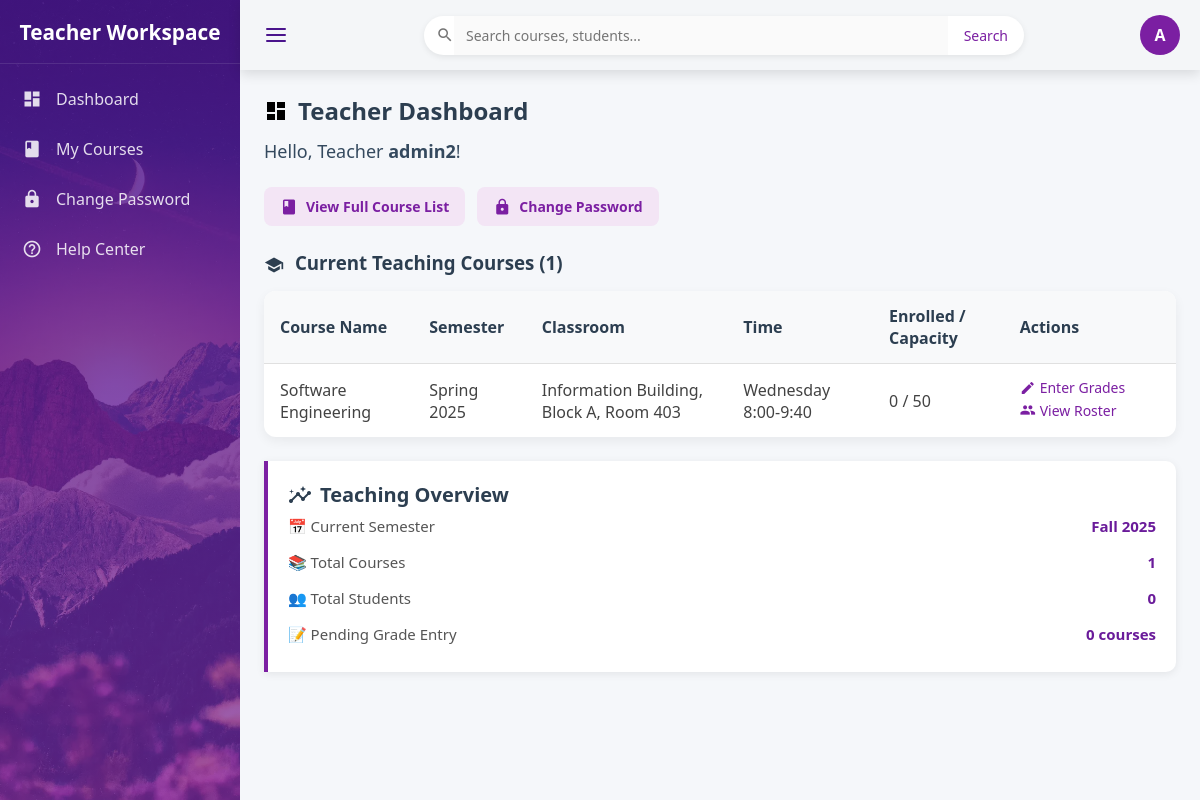
The app's page /dashboard (signed in) with its own data.
### tables this page shows
CREATE TABLE "offered_course" (
	"offered_id"	INTEGER,
	"course_id"	VARCHAR(20),
	"teacher_id"	VARCHAR(20),
	"semester_id"	VARCHAR(20),
	"classroom"	VARCHAR(50),
	"time_slot"	VARCHAR(50),
	"capacity"	INT,
	"current_count"	INT DEFAULT 0,
	UNIQUE("course_id","teacher_id","semester_id"),
	PRIMARY KEY("offered_id" AUTOINCREMENT),
	FOREIGN KEY("course_id") REFERENCES "course"("course_id"),
	FOREIGN KEY("semester_id") REFERENCES "semester"("semester_id"),
	FOREIGN KEY("teacher_id") REFERENCES "teacher"("teacher_id")
);

CREATE TABLE "semester" (
	"semester_id"	VARCHAR(20),
	"semester_name"	VARCHAR(20) NOT NULL,
	"is_current"	BOOLEAN DEFAULT FALSE,
	"selection_start"	DATE,
	"selection_end"	DATE,
	PRIMARY KEY("semester_id"),
	UNIQUE("semester_name")
);

### app/main.py (the view, shortened to what this page needs)
@main_bp.route('/dashboard')
def dashboard():
    if 'username' not in session:
        return redirect(url_for('auth.login'))
    role = session.get('role', 'student')
    username = session['username']
    conn = get_db_connection()
    if role == 'admin':
        stats = conn.execute("""
            SELECT
                (SELECT COUNT(*) FROM student) AS student_count,
                (SELECT COUNT(*) FROM teacher) AS teacher_count,
                (SELECT COUNT(*) FROM course) AS course_count
        """).fetchone()
        current_semester = conn.execute(
            "SELECT semester_name FROM semester WHERE is_current = 1"
        ).fetchone()
        return render_template('admin/dashboard_admin.html',
                               username=username,
                               stats=stats,
                               current_semester=current_semester)
    elif role == 'teacher':
        courses = conn.execute("""
            SELECT
                oc.offered_id,
                c.course_name,
                s.semester_name,
                oc.classroom,
                oc.time_slot,
                oc.capacity,
                COUNT(e.student_id) AS student_count
            FROM offered_course oc
            JOIN course c ON oc.course_id = c.course_id
            JOIN semester s ON oc.semester_id = s.semester_id
            LEFT JOIN enrollment e ON oc.offered_id = e.offered_id
            WHERE oc.teacher_id = (
                SELECT user_id
                FROM account
                WHERE username = ?
            )
            GROUP BY oc.offered_id, c.course_name, s.semester_name, oc.classroom, oc.time_slot, oc.capacity
            ORDER BY s.semester_name, c.course_name
        """, (username,)).fetchall()
        total_unique_students = conn.execute("""
            SELECT COALESCE(COUNT(DISTINCT e.student_id), 0)
            FROM offered_course oc
            JOIN semester s ON oc.semester_id = s.semester_id
            LEFT JOIN enrollment e ON oc.offered_id = e.offered_id
            WHERE oc.teacher_id = (SELECT user_id FROM account WHERE username = ?)
              AND s.is_current = 1
        """, (username,)).fetchone()[0]
        current_semester_row = conn.execute("""
            SELECT semester_name
            FROM semester
            WHERE is_current = 1
        """).fetchone()
        pending_courses = conn.execute("""
            SELECT COUNT(DISTINCT oc.offered_id)
            FROM offered_course oc
            JOIN enrollment e ON oc.offered_id = e.offered_id
            WHERE oc.teacher_id = (SELECT user_id FROM account WHERE username = ?)
              AND e.total_score IS NULL
        """, (username,)).fetchone()[0]
        current_semester_name = current_semester_row['semester_name'] if current_semester_row else 'Unknown Semester'
        return render_template('teacher/dashboard_teacher.html',
                               username=username,
                               courses=courses,
                               total_students=total_unique_students,
                               pending_courses=pending_courses,
                               current_semester_name=current_semester_name)

### app/db.py (called while the page is built)
def get_db_connection():
    if 'db' not in g:
        g.db = sqlite3.connect(
            DATABASE,
            timeout=20.0,
            check_same_thread=False
        )
        g.db.row_factory = sqlite3.Row
        g.db.execute('PRAGMA foreign_keys = ON;')
    return g.db

### templates/teacher/dashboard_teacher.html (shortened to what this page needs)
{% extends "teacher/teacher_base.html" %}
{% block content %}
<div class="page-header">
    <i class="material-icons">dashboard</i>
    <h2>Teacher Dashboard</h2>
</div>
<p class="user-greeting">Hello, Teacher <strong>{{ username }}</strong>!</p>
<div class="action-bar">
    <a href="{{ url_for('teacher.my_courses') }}" class="action-link">
        <i class="material-icons" style="font-size:18px;">book</i>
        View Full Course List
    </a>
    <a href="{{ url_for('auth.change_password') }}" class="action-link">
        <i class="material-icons" style="font-size:18px;">lock</i>
        Change Password
    </a>
</div>
<h3 style="margin: 24px 0 16px; color: #2c3e50;">
    <i class="material-icons" style="vertical-align: middle; font-size: 20px; margin-right: 6px;">school</i>
    Current Teaching Courses ({{ courses|length or 0 }})
</h3>
{% if courses %}
<table class="course-table">
    <thead>
        <tr>
            <th>Course Name</th>
            <th>Semester</th>
            <th>Classroom</th>
            <th>Time</th>
            <th>Enrolled / Capacity</th>
            <th>Actions</th>
        </tr>
    </thead>
    <tbody>
        {% for c in courses %}
        <tr>
            <td>{{ c.course_name }}</td>
            <td>{{ c.semester_name }}</td>
            <td>{{ c.classroom or '—' }}</td>
            <td>{{ c.time_slot or '—' }}</td>
            <td>{{ c.student_count }} / {{ c.capacity }}</td>
            <td>
                <a href="{{ url_for('teacher.grade_input', offered_id=c.offered_id) }}">
                    <i class="material-icons" style="font-size:16px;">edit</i>
                    Enter Grades
                </a>
                <a href="{{ url_for('teacher.course_detail', offered_id=c.offered_id) }}">
                    <i class="material-icons" style="font-size:16px;">people</i>
                    View Roster
                </a>
            </td>
        </tr>
        {% endfor %}
    </tbody>
</table>
{% else %}
<div class="empty-state">
    <i class="material-icons">event_busy</i>
    <div>No teaching assignments currently. Please contact the academic administrator if you need to open a course.</div>
</div>
{% endif %}
<div class="stats-card">
    <h3><i class="material-icons">insights</i> Teaching Overview</h3>
    <ul>
        <li>
            <span>📅 Current Semester</span>
            <span class="highlight">{{ current_semester_name }}</span>
        </li>
        <li>
            <span>📚 Total Courses</span>
            <span class="highlight">{{ (courses|length) or 0 }}</span>
        </li>
        <li>
            <span>👥 Total Students</span>
            <span class="highlight">{{ total_students or 0 }}</span>
        </li>
        <li>
            <span>📝 Pending Grade Entry</span>
            <span class="highlight">{{ pending_courses or 0 }} courses</span>
        </li>
    </ul>
</div>
{% endblock %}

### templates/teacher/dashboard_teacher.html (style rules this page uses)
.page-header { display: flex; align-items: center; gap: 10px; }
.page-header h2 { margin: 0; color: #2c3e50; font-weight: 600; display: flex; align-items: center; gap: 10px; font-size: 1.5rem; }
.user-greeting { font-size: 18px; margin: 12px 0 24px; color: #34495e; }
.action-bar { display: flex; gap: 12px; flex-wrap: wrap; margin-bottom: 24px; }
.action-link { display: inline-flex; align-items: center; gap: 8px; color: #7b1fa2; text-decoration: none; font-weight: 600; padding: 10px 16px; border-radius: 8px; background: #f3e5f5; transition: all 0.2s ease; white-space: nowrap; font-size: 14px; }
.course-table { width: 100%; border-collapse: collapse; background: white; border-radius: 12px; overflow: hidden; box-shadow: 0 4px 12px rgba(0, 0, 0, 0.06); margin: 15px 0; }
.course-table th { background: #f8f9fa; padding: 14px 16px; text-align: left; font-weight: 600; color: #2c3e50; border-bottom: 1px solid #e0e0e0; }
.course-table td { padding: 14px 16px; border-bottom: 1px solid #eee; color: #424242; }
.course-table tr:last-child td { border-bottom: none; }
.course-table a { display: inline-flex; align-items: center; gap: 4px; color: #7b1fa2; text-decoration: none; font-weight: 500; font-size: 14px; margin-right: 16px; transition: color 0.2s; }
.stats-card { background: white; border-left: 4px solid #7b1fa2; padding: 20px; border-radius: 0 10px 10px 0; margin-top: 24px; box-shadow: 0 2px 8px rgba(0, 0, 0, 0.08); }
.stats-card h3 { margin-top: 0; color: #2c3e50; display: flex; align-items: center; gap: 8px; font-size: 1.25rem; }
.stats-card ul { list-style: none; padding-left: 0; margin: 0; }
.stats-card li { padding: 8px 0; color: #555; font-size: 15px; display: flex; justify-content: space-between; }
.stats-card .highlight { font-weight: 600; color: #6a1b9a; }

### records on screen
offered_course: teacher "admin2", course_name "Software Engineering", semester_name "Spring 2025", classroom "Information Building, Block A, Room 403", time_slot "Wednesday 8:00-9:40", student_count "0", capacity "50"
semester: semester_name "Fall 2025"

### other values on screen
{{ session.username|first|upper }} "A"
{{ courses|length or 0 }} "1"
{{ (courses|length) or 0 }} "1"
{{ total_students or 0 }} "0"
{{ pending_courses or 0 }} "0"
